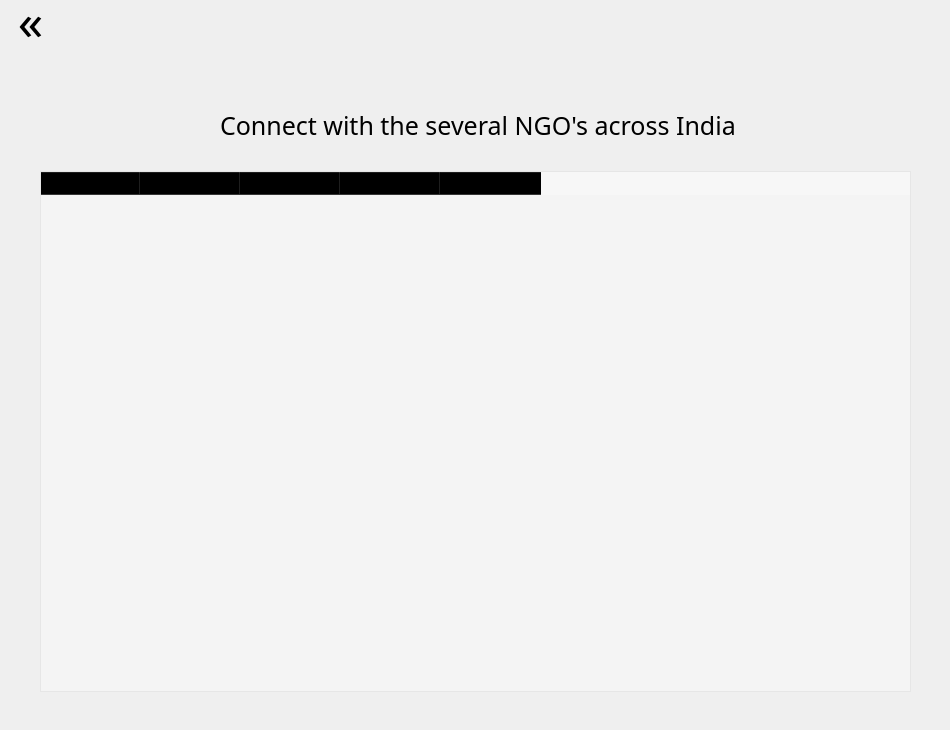
<?xml version="1.0" encoding="UTF-8"?>
<ui version="4.0">
 <class>Dialog</class>
 <widget class="QDialog" name="Dialog">
  <property name="geometry">
   <rect>
    <x>0</x>
    <y>0</y>
    <width>950</width>
    <height>730</height>
   </rect>
  </property>
  <property name="minimumSize">
   <size>
    <width>950</width>
    <height>730</height>
   </size>
  </property>
  <property name="maximumSize">
   <size>
    <width>950</width>
    <height>730</height>
   </size>
  </property>
  <property name="windowTitle">
   <string>Dialog</string>
  </property>
  <property name="styleSheet">
   <string notr="true">QDialog{
background: url(C:/Users/ARYA/Desktop/CoSc/College/S4/DBMS/DBMS Project/Images/connect.png) center no-repeat;
}</string>
  </property>
  <widget class="QTableWidget" name="tableWidget">
   <property name="geometry">
    <rect>
     <x>40</x>
     <y>171</y>
     <width>871</width>
     <height>521</height>
    </rect>
   </property>
   <property name="font">
    <font>
     <family>Lexend Deca</family>
     <pointsize>12</pointsize>
    </font>
   </property>
   <property name="layoutDirection">
    <enum>Qt::LeftToRight</enum>
   </property>
   <property name="autoFillBackground">
    <bool>false</bool>
   </property>
   <property name="styleSheet">
    <string notr="true">QTableWidget, QHeaderView, QScrollBar{
background: rgba(255, 255, 255, 0.3);
text-align: center;
}</string>
   </property>
   <column>
    <property name="text">
     <string>Name</string>
    </property>
    <property name="font">
     <font>
      <pointsize>12</pointsize>
      <italic>true</italic>
     </font>
    </property>
    <property name="textAlignment">
     <set>AlignCenter</set>
    </property>
   </column>
   <column>
    <property name="text">
     <string>State</string>
    </property>
    <property name="font">
     <font>
      <pointsize>12</pointsize>
      <italic>true</italic>
     </font>
    </property>
    <property name="background">
     <color alpha="0">
      <red>0</red>
      <green>0</green>
      <blue>0</blue>
     </color>
    </property>
   </column>
   <column>
    <property name="text">
     <string>Address</string>
    </property>
    <property name="font">
     <font>
      <pointsize>12</pointsize>
      <italic>true</italic>
     </font>
    </property>
   </column>
   <column>
    <property name="text">
     <string>Contact No.</string>
    </property>
    <property name="font">
     <font>
      <pointsize>12</pointsize>
      <italic>true</italic>
     </font>
    </property>
   </column>
   <column>
    <property name="text">
     <string>Email</string>
    </property>
    <property name="font">
     <font>
      <pointsize>12</pointsize>
      <italic>true</italic>
     </font>
    </property>
   </column>
  </widget>
  <widget class="QPushButton" name="back">
   <property name="geometry">
    <rect>
     <x>0</x>
     <y>-10</y>
     <width>61</width>
     <height>61</height>
    </rect>
   </property>
   <property name="styleSheet">
    <string notr="true">QPushButton{
font-family: Lexend Deca;
font-size: 50px;
background-color: rgba(107, 147, 54, 0);
border: none;
}

QPushButton:hover{
color: green;
}

QPushButton:pressed{
font-size: 49px;
}</string>
   </property>
   <property name="text">
    <string>«</string>
   </property>
  </widget>
  <widget class="QLabel" name="label">
   <property name="geometry">
    <rect>
     <x>220</x>
     <y>110</y>
     <width>541</width>
     <height>31</height>
    </rect>
   </property>
   <property name="styleSheet">
    <string notr="true">QLabel{
font-family: Lexend Deca;
font-size: 25px;
}</string>
   </property>
   <property name="text">
    <string>Connect with the several NGO's across India</string>
   </property>
  </widget>
 </widget>
 <resources/>
 <connections/>
</ui>
